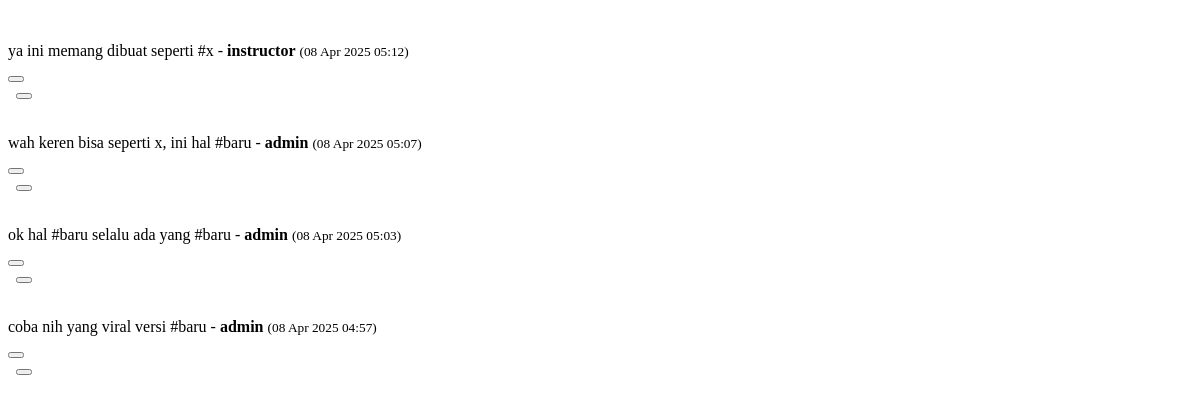
Before: /sosial/load-more/ (signed in) with the older database file.
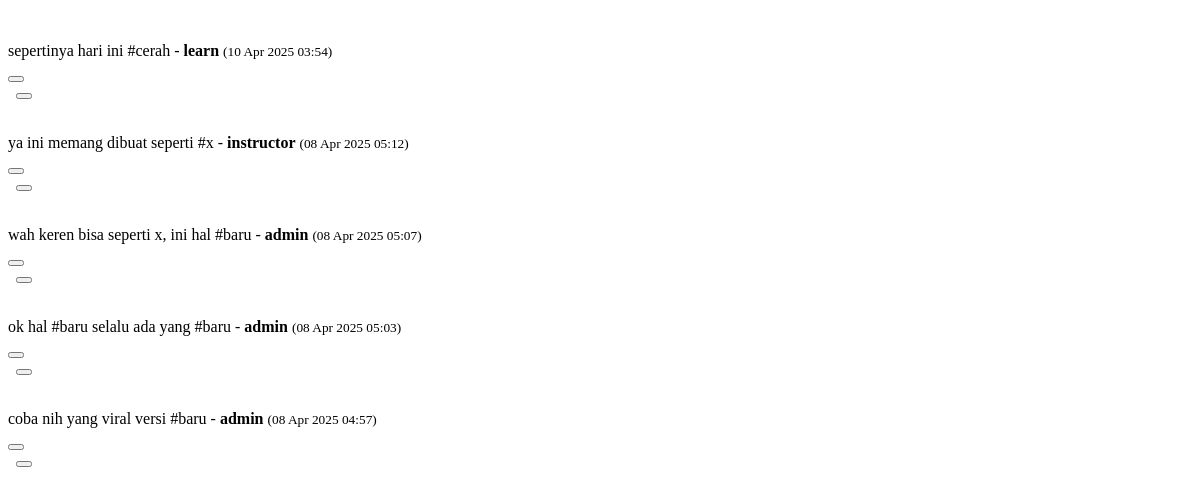
After: the same page with the newer database file.
### courses/models.py (models this page shows, shortened)
class SosPost(models.Model):
    user = models.ForeignKey(CustomUser, on_delete=models.CASCADE)
    content = models.TextField()
    created_at = models.DateTimeField(auto_now_add=True)
    deleted = models.BooleanField(default=False)
    parent = models.ForeignKey('self', null=True, blank=True, on_delete=models.CASCADE, related_name='replies')

### authentication/models.py (models this page shows, shortened)
class CustomUser(AbstractUser):
    gen = {
        "male":"male",
        "female":"female",
    }
    edu = {
        "Basic":"Basic",
        "Secondary":"Secondary",
        "Higher":"Higher",
        "Diploma":"Diploma",
        "Bachelor's":"Bachelor",
        "Master":"Master",
        "Doctorate":"Doctorate",
    }
    email = models.EmailField(_("email address"), unique=True)  # Menambahkan unique=True
    phone = models.CharField(max_length=20, blank=True, null=True)
    gender = models.CharField(max_length=10, choices=[('M', 'Male'), ('F', 'Female')], blank=True, null=True)
    country = models.CharField(max_length=100, blank=True, null=True)
    birth = models.DateField(null=True, blank=True)
    photo = models.ImageField(upload_to='profile_pics/', blank=True, null=True)
    address = models.TextField(blank=True, null=True)
    hobby = models.CharField(_("hobby"), max_length=150, blank=True)
    education = models.CharField(_("education"), max_length=10, choices=edu,blank=True)
    gender = models.CharField(_("gender"), max_length=8, choices=gen,blank=True)
    university = models.ForeignKey(Universiti, on_delete=models.CASCADE, blank=True, null=True, verbose_name=_("university"))
    tiktok = models.CharField(_("tiktok"), max_length=200, blank=True)
    youtube = models.CharField(_("youtube"), max_length=200, blank=True)
    facebook = models.CharField(_("facebook"), max_length=200, blank=True)
    instagram = models.CharField(_("instagram"), max_length=200, blank=True)
    linkedin = models.CharField(_("linkedin"), max_length=200, blank=True)
    twitter = models.CharField(_("twitter"), max_length=200, blank=True)
    is_member = models.BooleanField(_("member status"), default=False, help_text=_("Designates whether the user can log into this admin member."))
    is_subscription = models.BooleanField(_("subscription status"), default=False, help_text=_("Designates whether the user can log into this admin subscription."))
    is_instructor = models.BooleanField(_("instructor status"), default=False, help_text=_("Designates whether the user can log into this admin instructor."))
    is_partner = models.BooleanField(_("partner status"), default=False, help_text=_("Designates whether the user can log into this admin partner."))
    is_audit = models.BooleanField(_("audit status"), default=False, help_text=_("Designates whether the user can log into this admin audit."))
    is_learner = models.BooleanField(_("learner status"), default=True, help_text=_("Designates whether the user can log into this admin learner."))
    is_note = models.BooleanField(_("note status"), default=False, help_text=_("Designates whether the user can log into this admin note."))
    EMAIL_FIELD = "email"
    USERNAME_FIELD = "email"
    REQUIRED_FIELDS = ["username"]

### courses/views.py (the view)
# urls.py: path('sosial/load-more/', views.load_more_posts, name='load_more_posts'),
def load_more_posts(request):
    if not request.user.is_authenticated:
        return redirect("/login/?next=%s" % request.path)
    user_agent = request.META.get('HTTP_USER_AGENT', '').lower()
    if 'bot' in user_agent or 'crawler' in user_agent:
        return HttpResponse(render_to_string('messages.html', {'message': "Akses diblokir. Terdeteksi bot!", 'type': 'error'}))
    user_profile, _ = UserProfile.objects.get_or_create(user=request.user)
    if user_profile.is_blocked():
        return render(request, 'blocked.html', {'until': user_profile.blocked_until})
    was_limited = getattr(request, 'limited', False)
    if was_limited:
        user_profile.blocked_until = timezone.now() + timedelta(days=1)
        user_profile.save()
        return HttpResponse(render_to_string('messages.html', {'message': "Diblokir 1 hari karena melanggar batas!", 'type': 'error'}))
    if request.method == 'GET':
        offset = int(request.GET.get('offset', 0))
        hashtag = request.GET.get('hashtag', None)
        query = request.GET.get('q', None)
        limit = 10
        qs = SosPost.objects.filter(deleted=False)
        if hashtag:
            qs = qs.filter(hashtags__name=hashtag.lower())
        if query:
            qs = qs.filter(content__icontains=query)
        posts = qs.select_related('user', 'parent').prefetch_related('replies').order_by('-created_at')[offset:offset + limit]
        html = ''
        for post in posts:
            if not post.parent:
                html += render_to_string('home/post_item.html', {'post': post}, request=request)
        return HttpResponse(html if html else '<p>No more posts to load.</p>')
    return HttpResponse(status=400)

### courses/models.py (called while the page is built)
    def is_blocked(self):
        return self.blocked_until and self.blocked_until > timezone.now()

### templates/home/post_item.html (shortened to what this page needs)
<div class="card tweet-card {% if post.parent %}reply-card{% endif %}" style="{% if post.parent %}margin-left: 20px;{% endif %}">
    <div class="card-body">
        <p>
            {{ post.content }} - <strong>{{ post.user.username }}</strong>
            <small class="text-muted">({{ post.created_at|date:"d M Y H:i" }})</small>
        </p>
        <div class="d-flex align-items-center">
            <div id="like-{{ post.id }}">
                {% if post.liked %}
                    <button hx-post="{% url 'courses:like_post' post_id=post.id %}"
                            hx-target="#like-{{ post.id }}"
                            hx-swap="outerHTML"
                            class="btn btn-link p-0 text-danger"
                            aria-label="Unlike post">
                        <i class="fas fa-heart"></i> {{ post.like_count }}
                    </button>
                {% else %}
                    <button hx-post="{% url 'courses:like_post' post_id=post.id %}"
                            hx-target="#like-{{ post.id }}"
                            hx-swap="outerHTML"
                            class="btn btn-link p-0 text-muted"
                            aria-label="Like post">
                    </button>
                {% endif %}
            </div>
            <button class="btn btn-link p-0 text-primary"
                    hx-get="{% url 'courses:reply_form' post_id=post.id %}"
                    hx-target="#reply-form-{{ post.id }}"
                    hx-swap="innerHTML">
            </button>
        </div>
    </div>
</div>

Changed rows visible on the page:
added SosPost: content "sepertinya hari ini #cerah", user.username "learn", created_at "10 Apr 2025 03:54"
